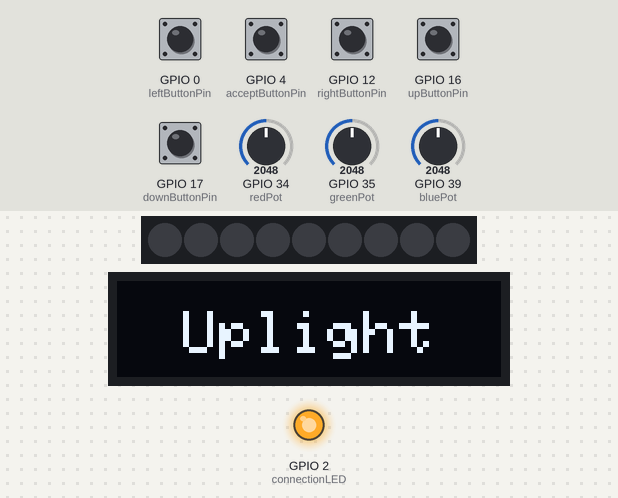
Simulated run of this sketch. Board: ESP32. Shown: 9 RGB LEDs in strip order, left to right, 128×32 one-colour display, output pins drawn as LEDs (lit = HIGH). Inputs (shaded band) come from the test bench; at power-on: GPIO 0 (leftButtonPin), GPIO 4 (acceptButtonPin), GPIO 12 (rightButtonPin), GPIO 16 (upButtonPin), GPIO 17 (downButtonPin) HIGH, GPIO 34 (redPot) = 2048, GPIO 35 (greenPot) = 2048, GPIO 39 (bluePot) = 2048. Dim RGB values are drawn brighter than linear; WiFi joins after 1.5 s; servers stay silent unless stated; EEPROM starts erased; no MQTT or app messages arrive unless stated; what the sketch prints to the serial monitor is not drawn.

Above: at 1.1 s.
At 4.3 s:
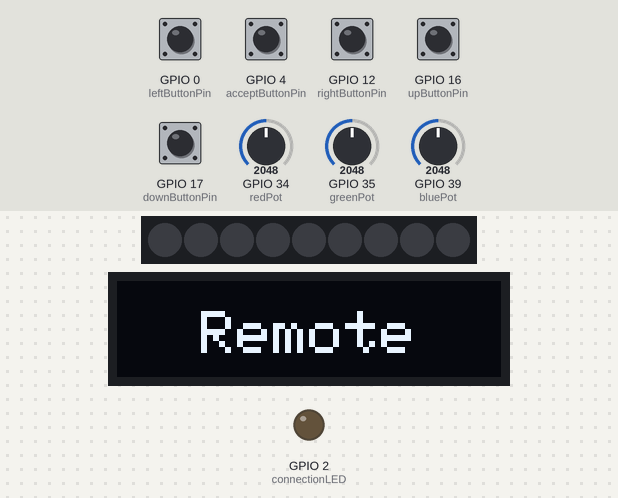
4.4 s: GPIO 16 (upButtonPin) pulled LOW for 0.15 s
At 6.3 s:
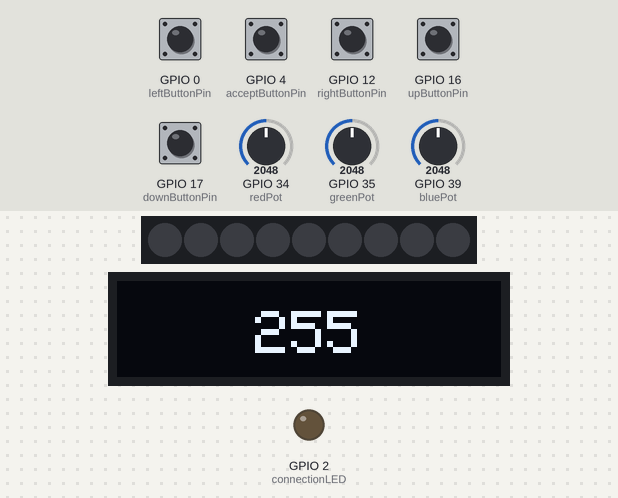
6.6 s: GPIO 16 (upButtonPin) pulled LOW for 0.15 s
At 7.4 s:
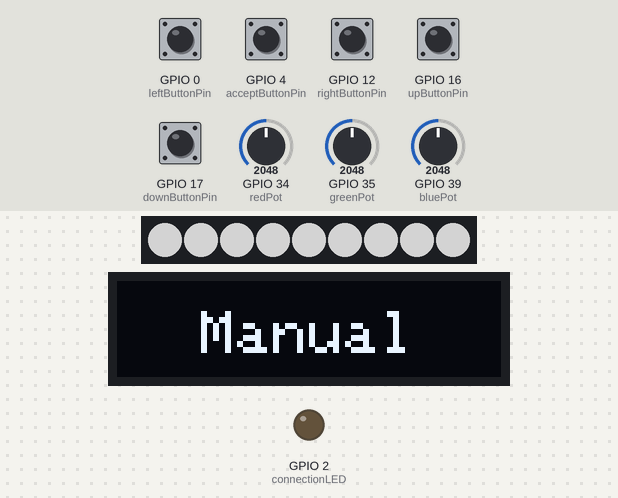
8.3 s: GPIO 16 (upButtonPin) pulled LOW for 0.15 s
At 9.6 s:
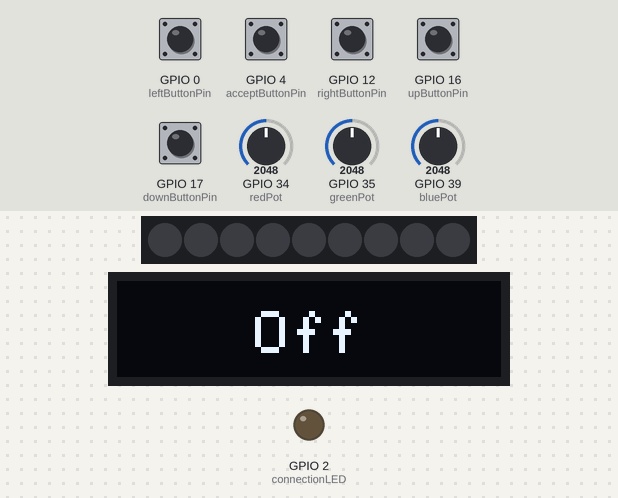
Timing chart, 0 to 11.3 s (numbered marks = the images above; inputs shaded):
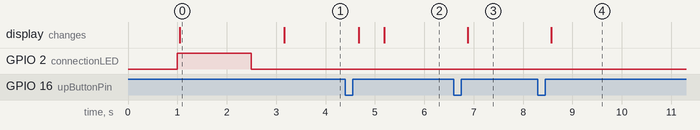

Measured:
- after the input at 4.4 s, the display: first changes after 0.28 s (image 2 shows a later state)
- after the input at 6.6 s, the display: first changes after 0.28 s (image 3 shows a later state)
- after the input at 8.3 s, the display: first differs from a run without the input after 0.27 s (image 4)
- what the display in image 0 shows lasts 2.2 s, from 1.0 s to 3.2 s

The sketch:

main.ino
```cpp
// Dual core ESP32 tutorial =>https://randomnerdtutorials.com/esp32-dual-core-arduino-ide/
////////////////////////////////////////////////////////////////////////
//  ###
//   #  #    #  ####  #      #    # #####  ######  ####
//   #  ##   # #    # #      #    # #    # #      #
//   #  # #  # #      #      #    # #    # #####   ####
//   #  #  # # #      #      #    # #    # #           #
//   #  #   ## #    # #      #    # #    # #      #    #
//  ### #    #  ####  ######  ####  #####  ######  ####
//
////////////////////////////////////////////////////////////////////////
// Frameworks
#include <Adafruit_SSD1306.h>
#include <ArduinoJson.h>  // Json Library
#include <EEPROM.h>
#include <OneButton.h>
#include <PubSubClient.h>
#include <WiFiClient.h>
#include <Wire.h>

#include "FastLED.h"
#include "Streaming.h"
#include "WiFi.h"

////////////////////////////////////////////////////////////////////////
//
//  ######
//  #     # ###### ###### # #    # # ##### #  ####  #    #  ####
//  #     # #      #      # ##   # #   #   # #    # ##   # #
//  #     # #####  #####  # # #  # #   #   # #    # # #  #  ####
//  #     # #      #      # #  # # #   #   # #    # #  # #      #
//  #     # #      #      # #   ## #   #   # #    # #   ## #    #
//  ######  ###### #      # #    # #   #   #  ####  #    #  ####
//
////////////////////////////////////////////////////////////////////////
#define totalLEDs 9
// #define totalLEDs 60 // LEDs in the cloud

#define LED_BUILTIN 2  // ESP32, nothing required for ESP8266
#define connectionLED LED_BUILTIN

#define dataPin 23  // ESP32

#define upButtonPin 16
#define downButtonPin 17
#define leftButtonPin 0
#define rightButtonPin 12
#define acceptButtonPin 4

#define redPot 34
#define greenPot 35
#define bluePot 39

#define OFF LOW
#define ON HIGH

#define SCREEN_WIDTH 128
#define SCREEN_HEIGHT 32
#define OLED_RESET 4

#define EEPROM_SIZE 1

////////////////////////////////////////////////////////////////////////
//
//  #     #
//  #     #   ##   #####  #####  #    #   ##   #####  ######
//  #     #  #  #  #    # #    # #    #  #  #  #    # #
//  ####### #    # #    # #    # #    # #    # #    # #####
//  #     # ###### #####  #    # # ## # ###### #####  #
//  #     # #    # #   #  #    # ##  ## #    # #   #  #
//  #     # #    # #    # #####  #    # #    # #    # ######
//
////////////////////////////////////////////////////////////////////////
WiFiClient espClient;
PubSubClient mqtt(espClient);

// LED Strip
CRGB currentLED[totalLEDs];

// * Processor Core tasks
TaskHandle_t Task1;
TaskHandle_t Task2;

// * Buttons
OneButton leftButton(leftButtonPin, true);
OneButton rightButton(rightButtonPin, true);
OneButton upButton(upButtonPin, true);
OneButton downButton(downButtonPin, true);
OneButton acceptButton(acceptButtonPin, true);

// * Screen
Adafruit_SSD1306 display(SCREEN_WIDTH, SCREEN_HEIGHT, &Wire, OLED_RESET);

////////////////////////////////////////////////////////////////////////
//
//  #     #
//  #     #   ##   #####  #   ##   #####  #      ######  ####
//  #     #  #  #  #    # #  #  #  #    # #      #      #
//  #     # #    # #    # # #    # #####  #      #####   ####
//   #   #  ###### #####  # ###### #    # #      #           #
//    # #   #    # #   #  # #    # #    # #      #      #    #
//     #    #    # #    # # #    # #####  ###### ######  ####
//
////////////////////////////////////////////////////////////////////////
int LEDBrightness = 100;  // As a percentage (saved as a dynamic variable to let us change later)

const char* wifiSsid = "Uplights";
const char* wifiPassword = "LetThereBeL1ght";

const char* nodeName = "Uplight 3";
const char* disconnectMsg = "Uplight 3 Disconnected";

const char* mqttServerIP = "uplights.kavanet.io";

// Wifi Params
bool WiFiConnected = false;
long connectionTimeout = (2 * 1000);
long lastWiFiReconnectAttempt = 0;
long lastMQTTReconnectAttempt = 0;

int menu = 0;  // Menu needs to start at 0 to prevent crashing when trying to draw to oled
int lastMenu = 0;
int page = 0;

int address = 0;
bool startup = true;

enum Menus { start,
             manual,
             off,
             remote,
             addr };

////////////////////////////////////////////////////////////////////////
//
//  ######                                                #####
//  #     # #####   ####   ####  #####    ##   #    #    #     # #####   ##   #####  ##### #    # #####
//  #     # #    # #    # #    # #    #  #  #  ##  ##    #         #    #  #  #    #   #   #    # #    #
//  ######  #    # #    # #      #    # #    # # ## #     #####    #   #    # #    #   #   #    # #    #
//  #       #####  #    # #  ### #####  ###### #    #          #   #   ###### #####    #   #    # #####
//  #       #   #  #    # #    # #   #  #    # #    #    #     #   #   #    # #   #    #   #    # #
//  #       #    #  ####   ####  #    # #    # #    #     #####    #   #    # #    #   #    ####  #
//
////////////////////////////////////////////////////////////////////////
void setup() {
  Serial.begin(115200);

  //* System architecture, dual core stuff
  xTaskCreatePinnedToCore(core1Loop, "Task1", 10000, NULL, 1, &Task1, 0);
  delay(500);

  xTaskCreatePinnedToCore(core2Loop, "Task2", 10000, NULL, 1, &Task2, 1);
  delay(500);

  disableCore0WDT();  // This prevents the WDT taking out an idle core
  disableCore1WDT();  // the wifi code was triggering the WDT

  //* LEDs
  FastLED.addLeds<NEOPIXEL, dataPin>(currentLED, totalLEDs);

  FastLED.setBrightness(LEDBrightness * 2.55);
  FastLED.setCorrection(0xFFB0F0);
  FastLED.setDither(1);

  FastLED.clear();  // clear all pixel data
  FastLED.show();

  //* Start hardware
  startWifi();
  startMQTT();
  startScreen();
  startButtons();

  //* Enable EEPROM
  EEPROM.begin(EEPROM_SIZE);
  address = EEPROM.read(0);
  Serial << "Address: " << address << endl;

  //* Enable pins
  pinMode(connectionLED, OUTPUT);
  pinMode(redPot, INPUT_PULLUP);
  pinMode(bluePot, INPUT_PULLUP);

  Serial << "\n|** " << nodeName << " **|" << endl;
  delay(100);
  menu = remote;
}

///////////////////////////////////////////////////////////////////////
//
//  #     #                    ######
//  ##   ##   ##   # #    #    #     # #####   ####   ####  #####    ##   #    #
//  # # # #  #  #  # ##   #    #     # #    # #    # #    # #    #  #  #  ##  ##
//  #  #  # #    # # # #  #    ######  #    # #    # #      #    # #    # # ## #
//  #     # ###### # #  # #    #       #####  #    # #  ### #####  ###### #    #
//  #     # #    # # #   ##    #       #   #  #    # #    # #   #  #    # #    #
//  #     # #    # # #    #    #       #    #  ####   ####  #    # #    # #    #
//
//////////////////////////////////////////////////////////////////////
void core1Loop(void* pvParameters) {
  for (;;) {
    handleMQTT();
    handleWiFi();
    if (startup) {
      delay(500);  // * Add this back if WDT issues come back
      startup = false;
    }
  }
}

void core2Loop(void* pvParameters) {
  for (;;) {
    yield();
    tickButtons();

    switch (menu) {
      case manual:
        middleText(F("Manual"));
        manualMode();
        lastMenu = menu;
        break;

      case off:
        middleText(F("Off"));
        if (lastMenu != menu) {
          FastLED.clear();
          FastLED.show();
        }
        lastMenu = menu;
        break;

      case remote:
        middleText(F("Remote"));
        if (lastMenu != menu) {
          FastLED.clear();
          FastLED.show();
        }
        lastMenu = menu;
        break;

      case addr:
        if (lastMenu != menu) {
          middleText(F("Address"));
          delay(500);
          FastLED.clear();
          FastLED.show();
        }

        middleText(String(address));

        lastMenu = menu;
        break;
    }
    delay(20);
  }
}

void loop() {
}
```

X_Buttons.ino
```cpp
void startButtons() {
  upButton.attachClick(upButtonClicked);
  upButton.setDebounceTicks(50);
  upButton.attachLongPressStart(upButtonHeld);
  upButton.setPressTicks(250);

  downButton.attachClick(downButtonClicked);
  downButton.setDebounceTicks(50);
  downButton.attachLongPressStart(downButtonHeld);
  downButton.setPressTicks(250);

  leftButton.attachClick(leftButtonClicked);
  leftButton.setDebounceTicks(50);
  leftButton.attachLongPressStart(leftButtonHeld);
  leftButton.setPressTicks(250);

  rightButton.attachClick(rightButtonClicked);
  rightButton.setDebounceTicks(50);
  rightButton.attachLongPressStart(rightButtonHeld);
  rightButton.setPressTicks(250);

  acceptButton.attachClick(acceptButtonClicked);
  acceptButton.setDebounceTicks(50);
  acceptButton.attachLongPressStart(acceptButtonHeld);
  acceptButton.setPressTicks(250);
}

void tickButtons() {
  upButton.tick();
  downButton.tick();
  leftButton.tick();
  rightButton.tick();
  acceptButton.tick();
}

////////////////////////////////////////////////////////////////////////
//
//  ######                                        #
//  #     # #    # ##### #####  ####  #    #     ##
//  #     # #    #   #     #   #    # ##   #    # #
//  ######  #    #   #     #   #    # # #  #      #
//  #     # #    #   #     #   #    # #  # #      #
//  #     # #    #   #     #   #    # #   ##      #
//  ######   ####    #     #    ####  #    #    #####
//
///////////////////////////////////////////////////////////////////////
void upButtonClicked() {
  Serial << "Up Button Clicked" << endl;
  if (menu < addr) {
    menu++;
  } else {
    menu = 1;
  }
}

void upButtonHeld() {
  Serial << "Up Button Clicked" << endl;
}
////////////////////////////////////////////////////////////////////////
//
//  ######                                       #####
//  #     # #    # ##### #####  ####  #    #    #     #
//  #     # #    #   #     #   #    # ##   #          #
//  ######  #    #   #     #   #    # # #  #     #####
//  #     # #    #   #     #   #    # #  # #    #
//  #     # #    #   #     #   #    # #   ##    #
//  ######   ####    #     #    ####  #    #    #######
//
///////////////////////////////////////////////////////////////////////
void downButtonClicked() {
  Serial << "Down Button Clicked" << endl;
  if (menu > start) {
    menu--;
  } else {
    menu = addr;
  }
}

void downButtonHeld() {
  Serial << "Down Button Held" << endl;
}
////////////////////////////////////////////////////////////////////////
//
//  ######                                       #####
//  #     # #    # ##### #####  ####  #    #    #     #
//  #     # #    #   #     #   #    # ##   #          #
//  ######  #    #   #     #   #    # # #  #     #####
//  #     # #    #   #     #   #    # #  # #          #
//  #     # #    #   #     #   #    # #   ##    #     #
//  ######   ####    #     #    ####  #    #     #####
//
///////////////////////////////////////////////////////////////////////
void leftButtonClicked() {
  Serial << "Left Button Clicked" << endl;
  if (menu == addr) {
    if (address > 0) {
      address--;
    } else {
      address = 100;
    }
    EEPROM.write(0, address);
    EEPROM.commit();
  }
}

void leftButtonHeld() {
  Serial << "Left Button Held" << endl;
}
////////////////////////////////////////////////////////////////////////
//
//  ######                                      #
//  #     # #    # ##### #####  ####  #    #    #    #
//  #     # #    #   #     #   #    # ##   #    #    #
//  ######  #    #   #     #   #    # # #  #    #    #
//  #     # #    #   #     #   #    # #  # #    #######
//  #     # #    #   #     #   #    # #   ##         #
//  ######   ####    #     #    ####  #    #         #
//
///////////////////////////////////////////////////////////////////////
void rightButtonClicked() {
  Serial << "Right button clicked" << endl;
  if (menu == addr) {
    if (address < 100) {
      address++;
    } else {
      address = 0;
    }
    EEPROM.write(0, address);
    EEPROM.commit();
  }
}

void rightButtonHeld() {
  Serial << "Right button held" << endl;
}
////////////////////////////////////////////////////////////////////////
//
//  ######                                      #######
//  #     # #    # ##### #####  ####  #    #    #
//  #     # #    #   #     #   #    # ##   #    #
//  ######  #    #   #     #   #    # # #  #    ######
//  #     # #    #   #     #   #    # #  # #          #
//  #     # #    #   #     #   #    # #   ##    #     #
//  ######   ####    #     #    ####  #    #     #####
//
///////////////////////////////////////////////////////////////////////
void acceptButtonClicked() {
  Serial << "Accept button clicked" << endl;
}

void acceptButtonHeld() {
  Serial << "Accept button held" << endl;
}
```

X_MQTT.ino
```cpp
////////////////////////////////////////////////////////////////////////
//
//  #     #  #####  ####### #######
//  ##   ## #     #    #       #
//  # # # # #     #    #       #
//  #  #  # #     #    #       #
//  #     # #   # #    #       #
//  #     # #    #     #       #
//  #     #  #### #    #       #
//
///////////////////////////////////////////////////////////////////////
void startMQTT() {
  mqtt.setServer(mqttServerIP, 1883);
  mqtt.setCallback(messageReceived);
}

void handleMQTT() {
  if (WiFi.status() == WL_CONNECTED) {
    if (!mqtt.connected()) {
      long now = millis();
      if (now - lastMQTTReconnectAttempt > connectionTimeout) {
        lastMQTTReconnectAttempt = now;

        if (mqtt.connect(nodeName, nodeName, 1, 0, disconnectMsg)) {  // Attempt to connect using a login
          Serial << "| MQTT connection established |" << endl;        // Dont publish here, causes crashes
          subscribeToTopics();
          digitalWrite(connectionLED, OFF);
        }

        else {  // Not connected
          Serial << "| MQTT connection failed, rc=" << mqtt.state() << " Trying again |" << endl;

          digitalWrite(connectionLED, ON);
          delay(250);
          digitalWrite(connectionLED, OFF);
        }
      }
    } else {
      mqtt.loop();
    }
  }
}

void messageReceived(char* topic, byte* payload, unsigned int length) {
  printMessage(payload, length);

  //* Only parse MQTT messages is the menu is set to remote
  if (menu == remote) {
    DynamicJsonDocument doc(5124);

    DeserializationError error = deserializeJson(doc, payload);

    if (error) {
      Serial.print("deserializeJson() failed: ");
      Serial.println(error.c_str());
      return;
    }

    JsonArray root_0 = doc[address];
    int red = root_0[0];
    int green = root_0[1];
    int blue = root_0[2];

    for (int i = 0; i < totalLEDs; i++) {
      Serial << "Setting LED " << i << " to " << red << " " << green << " " << blue << endl;
      currentLED[i].setRGB(red, green, blue);
    }

    FastLED.show();
  }
}

void printMessage(byte* payload, int length) {
  for (int i = 0; i < length; i++) {
    Serial << (char)payload[i];  // No endl here
  }
  Serial << endl;
}

////////////////////////////////////////////////////////////////////////
//
//   #####
//  #     # #    # #####   ####   ####  #####  # #####  ######
//  #       #    # #    # #      #    # #    # # #    # #
//   #####  #    # #####   ####  #      #    # # #####  #####
//        # #    # #    #      # #      #####  # #    # #
//  #     # #    # #    # #    # #    # #   #  # #    # #
//   #####   ####  #####   ####   ####  #    # # #####  ######
//
////////////////////////////////////////////////////////////////////////
void subscribeToTopics() {
  mqtt.subscribe("Uplight Control");
}
```

X_Screen.ino
```cpp
void startScreen() {
  // SSD1306_SWITCHCAPVCC = generate display voltage from 3.3V internally
  if (!display.begin(SSD1306_SWITCHCAPVCC)) {
    for (;;) {
      Serial << "Can't talk to screen" << endl;
      delay(1000);
    }
  }
  display.setRotation(0); // 2

  middleText(F("Uplight"));

  delay(2000);
}

void text(String text) {
  display.clearDisplay();

  display.setTextSize(2);               // Normal 1:1 pixel scale
  display.setTextColor(SSD1306_WHITE);  // Draw white text
  display.setCursor(0, 0);              // Start at top-left corner
  display.println(text);
  display.display();
}

void middleText(String text) {
  display.clearDisplay();

  display.setTextSize(2);                        // Normal 1:1 pixel scale
  display.setTextColor(SSD1306_WHITE);           // Draw white text
  display.setCursor(middle(text.length()), 10);  // Start at top-left corner
  display.println(text);
  display.display();
}

void debugText(String text) {
  display.clearDisplay();

  display.setTextSize(2);                        // Normal 1:1 pixel scale
  display.setTextColor(SSD1306_WHITE);           // Draw white text
  display.setCursor(middle(text.length()), 10);  // Start at top-left corner
  display.println(text);
  display.display();
}

int middle(int textWidth) {
  //? Can show a total of 10 characters
  int screenWidth = display.width();
  int charWidth = 12;

  return (screenWidth / 2) - ((charWidth * textWidth) / 2);
}

void border() {
  display.clearDisplay();

  display.drawRect(0, 0, display.width(), display.height(), SSD1306_WHITE);
  display.display();
}
```

X_WiFi.ino
```cpp
////////////////////////////////////////////////////////////////////////
//
//  #     #   #######
//  #  #  # # #       #
//  #  #  # # #       #
//  #  #  # # #####   #
//  #  #  # # #       #
//  #  #  # # #       #
//   ## ##  # #       #
//
////////////////////////////////////////////////////////////////////////
void startWifi() {
  // wifiManager.autoConnect("Hexagon Lights");
  WiFi.mode(WIFI_OFF);  // Clears the last wifi credentials
  pinMode(connectionLED, OUTPUT);
  WiFi.mode(WIFI_STA);                 // Wifi Modes (WIFI_OFF, WIFI_STA, WIFI_AP, WIFI_AP_STA)
  WiFi.begin(wifiSsid, wifiPassword);  // Dont put give the ESP a host name, it screws up the wifi causing disconnects
}

void handleWiFi() {
  if (WiFi.status() != WL_CONNECTED) {  // Wait for wifi connection
    WiFiConnected = false;
    digitalWrite(connectionLED, ON);  // Turn on onboard led when connecting

    long now = millis();
    if (now - lastWiFiReconnectAttempt > connectionTimeout) {
      lastWiFiReconnectAttempt = now;
      Serial << ".";
    }
  }

  if ((WiFi.status() == WL_CONNECTED) && (!WiFiConnected)) {
    WiFiConnected = true;
    digitalWrite(connectionLED, OFF);  // Turn off onboard led when connected
    Serial << endl;
    Serial << "| Connected to " << wifiSsid << " |" << endl;
    Serial << "| IP address : " << WiFi.localIP() << " |" << endl;
  }
}
```

Source omitted: X_functions.ino (1027 bytes)
